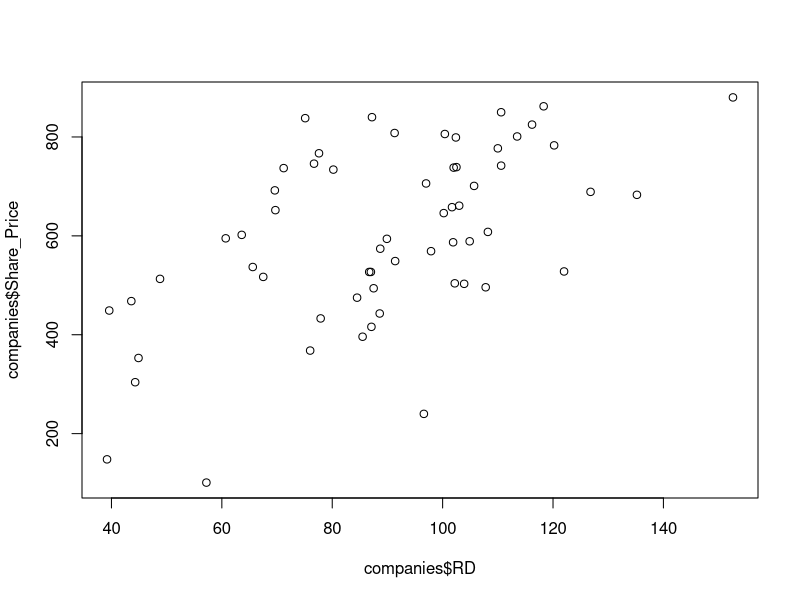
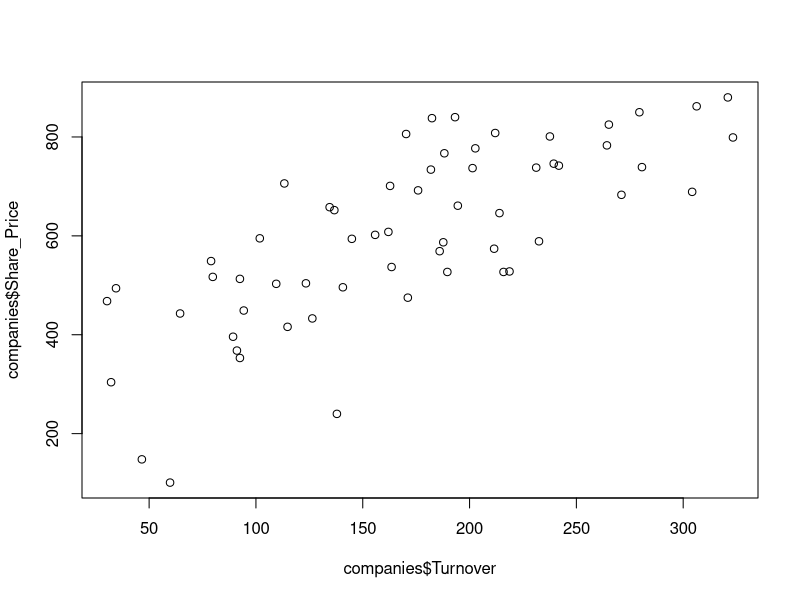
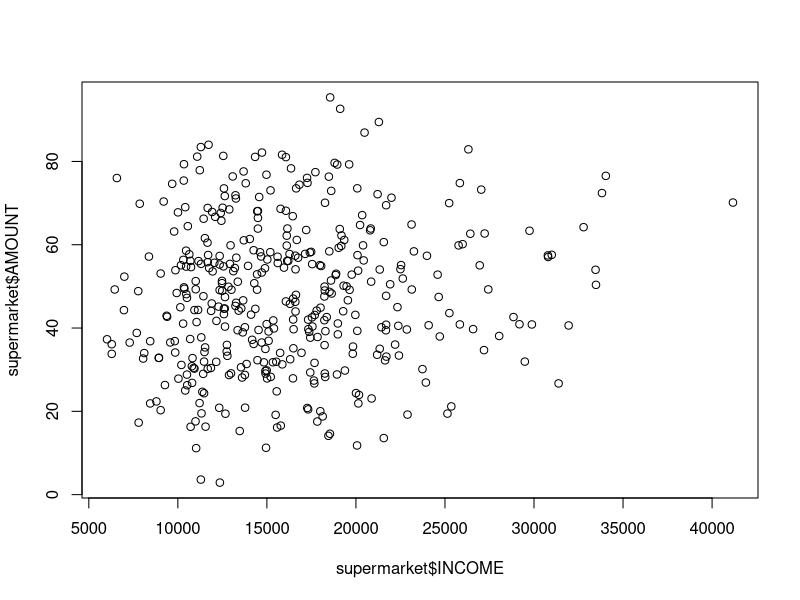

Generate these figures, in order, with R:
#Investigate the nature of the relationship in Share Price Study data for Share_Price vs RD and
# Share_Price vs Turnover

library(tidyverse)
library(ggplot2)

companies = read.csv("SHARE_PRICE.csv")
#all variables measured, so we will show scatter plot and simple linear regression for SP vs RD and SP vs T

plot(x=companies$RD,y=companies$Share_Price,pch=21)
#further data analysis necessary
RD_SP = lm(Share_Price ~ RD,data=companies)
summary(RD_SP)
#there is a relationship between amount spent on R&D and the share price; higher R&D correlates with higher
# share price, with strong statistical significance. R^2 is also strong at 0.3118, meaning that R&D
# explains a large portion of the variance of share prices.

plot(x=companies$Turnover,y=companies$Share_Price,pch=21)
#further data analysis necessary
T_SP = lm(Share_Price ~ Turnover,data=companies)
summary(T_SP)
#there is a relationship between turnover and the share price; higher turnover correlates with higher
# share price, with strong statistical significance. This is slightly unintuitive, as higher turnover
# can imply that employees are not having success at the firm, but may be because high turnover is associated
# with high work standards and pressure to succeed. R^2 is also very strong  at 0.5653, meaning that turnover
# explains a large portion of the variance of share prices.


#Response Variable - Dependent variable, variable that is affected in the study
#Explanatory variable - Independent variable, variable that explains the change in
# the response variable
#Measured Variable - A variable that has numerical values
#Attribute Variable - A variable that has descriptive outcomes

#What is ‘Data Analysis Methodology’, and why is this needed when working with
# sample data?
#Data analysis methodology is comprised of two stages, initial data analysis and
# further data analysis (when necessary), aiming to explore relationships between
# variables. It is necessary as initial data analysis (descriptive statistics)
# does not always yield confident results of relationships.

#What are the statistical concepts used to investigate the relationship between a
# measured response variable and an attribute explanatory variable?
#Statistical concepts used between measured response variables and attribute
# explanatory variables include t-testing and ANOVA (analysis of variance), depending
# on how many levels there are in the attribute variable.

#What are the statistical concepts used to investigate the relationship between a
# measured response variable and a measured explanatory variable?
#Between measured variables, regression models are used, either simple or multiple
# depending on the number of explanatory variables of interest.

#Investigate the relationships between the response variable and from your point of
# view regarded as worth of attention set of explanatory variables.

supermarket = read.csv("SUPERM.csv")
summary(supermarket)

#exploring the relationship between the number of visits (measured response variable) and
# gender (attribute explanatory variable), as well as amount (measured R.V.) and income (measured E.V.)

summary(supermarket$VISITS)
summary(supermarket$VISITS[supermarket$GENDER == 0]) #female
summary(supermarket$VISITS[supermarket$GENDER == 1]) #male
#all quartiles are the same between men and women, but women's mean number of visits is slightly more.
#further data analysis is required as the means are not equal (although they are very similar)

#t-test comparing male and female groups, H0: mean(male) = mean(female), Ha: not equal, 5% sig. level
t.test(supermarket$VISITS[supermarket$GENDER == 0], supermarket$VISITS[supermarket$GENDER == 1])

#p-value = 0.1178 > 0.05, therefore we fail to reject the null hypothesis at 5% sig. level
#thus our conclusion is that we cannot say that there is a relationship between gender and number of visits

plot(x=supermarket$INCOME,y=supermarket$AMOUNT,pch=21)
#no particular relationship can be established from scatter plot, relationship appears weak

#further data analysis, simple regression
reg = lm(AMOUNT ~ INCOME,data=supermarket)
summary(reg)
#although p-value of coefficient of income is < 0.05, the R^2 is only 0.012, meaning that income does not
# explain much of the variance of the amount of money spent.
